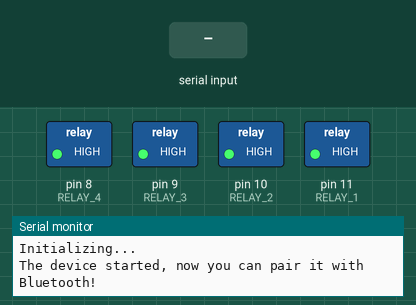
This sketch was run on a simulated Arduino Uno, built with avr-gcc and run on an emulated ATmega328P. Parts: switched loads named in the sketch (green lamp = pin HIGH), the last lines printed to the serial monitor. The test bench sets the inputs (shaded band).

Above: at 1.2 s.
1.3 s: "turn on tubelight\n" received over the second serial link
At 2.5 s:
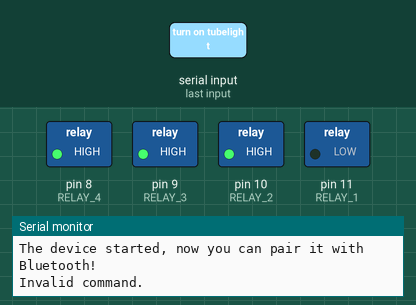
2.8 s: "turn on bed lamp\n" received over the second serial link
At 3.7 s:
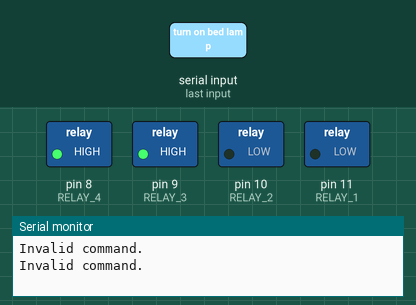
4.3 s: "turn off tubelight\n" received over the second serial link
At 4.8 s:
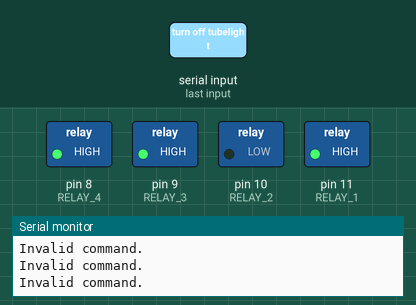
5.8 s: "turn on fan\n" received over the second serial link
At 7.0 s:
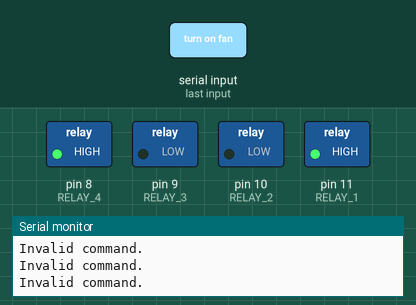
7.3 s: "turn off bed lamp\n" received over the second serial link
At 8.3 s:
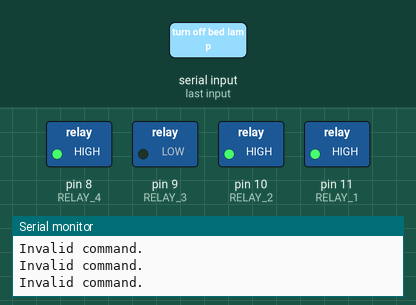
8.8 s: "turn on bell\n" received over the second serial link
At 9.4 s:
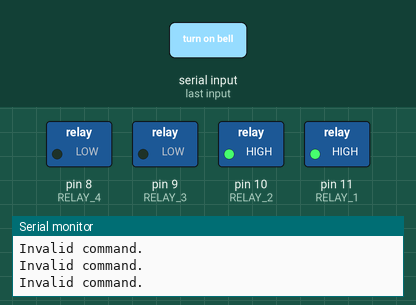
Timing chart, 0 to 11.3 s (numbered marks = the images above; inputs shaded):
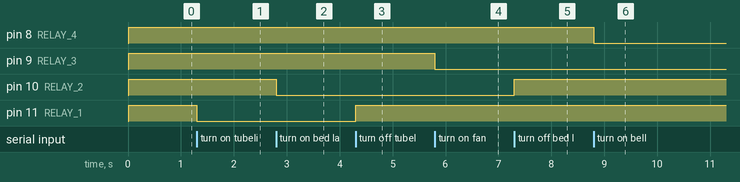

The sketch:

Bluetooth-Command.ino
```cpp
#include <SoftwareSerial.h> // Include the SoftwareSerial library for using software serial communication

#define RELAY_1 11 // Define the pin for relay 1
#define RELAY_2 10 // Define the pin for relay 2
#define RELAY_3 9  // Define the pin for relay 3
#define RELAY_4 8  // Define the pin for relay 4

SoftwareSerial mySerial(3, 2); // Initialize a SoftwareSerial object with RX pin 3 and TX pin 2

void setup()
{
  Serial.begin(9600); // Initialize serial communication at 9600 baud rate for debugging
  mySerial.begin(9600); // Initialize the software serial communication with the same baud rate
  Serial.println("Initializing..."); // Print initialization message to serial monitor
  Serial.println("The device started, now you can pair it with Bluetooth!"); // Print pairing message to serial monitor

  // Set relay pins as output pins
  pinMode(RELAY_1, OUTPUT);
  pinMode(RELAY_2, OUTPUT);
  pinMode(RELAY_3, OUTPUT);
  pinMode(RELAY_4, OUTPUT);

  // Turn off all relays initially
  digitalWrite(RELAY_1, HIGH);
  digitalWrite(RELAY_2, HIGH);
  digitalWrite(RELAY_3, HIGH);
  digitalWrite(RELAY_4, HIGH);
}

void loop()
{
  if (mySerial.available()) // Check if there is data available to read from Bluetooth
  {
    // Read the incoming command from Bluetooth and trim whitespace characters
    String command = mySerial.readStringUntil('\n');
    command.trim();
    command.toLowerCase(); // Convert the command to lowercase for case-insensitive comparison

    // Check the received command and control relays accordingly
    if (command.equals("turn on tubelight"))
    {
      digitalWrite(RELAY_1, LOW);
    }
    else if (command.equals("turn off tubelight"))
    {
      digitalWrite(RELAY_1, HIGH);
    }

    if (command.equals("turn on bed lamp"))
    {
      digitalWrite(RELAY_2, LOW);
    }
    else if (command.equals("turn off bed lamp"))
    {
      digitalWrite(RELAY_2, HIGH);
    }

    if (command.equals("turn on fan"))
    {
      digitalWrite(RELAY_3, LOW);
    }
    else if (command.equals("turn off fan"))
    {
      digitalWrite(RELAY_3, HIGH);
    }

    if (command.equals("turn on bell"))
    {
      digitalWrite(RELAY_4, LOW);
    }
    else if (command.equals("turn off bell"))
    {
      digitalWrite(RELAY_4, HIGH);
    }

    // Turn on/off all relays based on the received command
    if (command.equals("turn on all appliances"))
    {
      digitalWrite(RELAY_1, LOW);
      digitalWrite(RELAY_2, LOW);
      digitalWrite(RELAY_3, LOW);
      digitalWrite(RELAY_4, LOW);
    }
    else if (command.equals("turn off all appliances"))
    {
      digitalWrite(RELAY_1, HIGH);
      digitalWrite(RELAY_2, HIGH);
      digitalWrite(RELAY_3, HIGH);
      digitalWrite(RELAY_4, HIGH);
    }
    else
    {
      Serial.println("Invalid command."); // Print error message for invalid commands
    }
  }
}
```

Measured:
- after the input at 1.3 s, pin 11 (RELAY_1): HIGH → LOW at once
- after the input at 2.8 s, pin 10 (RELAY_2): HIGH → LOW at once
- after the input at 4.3 s, pin 11 (RELAY_1): LOW → HIGH at once
- after the input at 5.8 s, pin 9 (RELAY_3): HIGH → LOW at once
- after the input at 7.3 s, pin 10 (RELAY_2): LOW → HIGH at once
- after the input at 8.8 s, pin 8 (RELAY_4): HIGH → LOW at once
